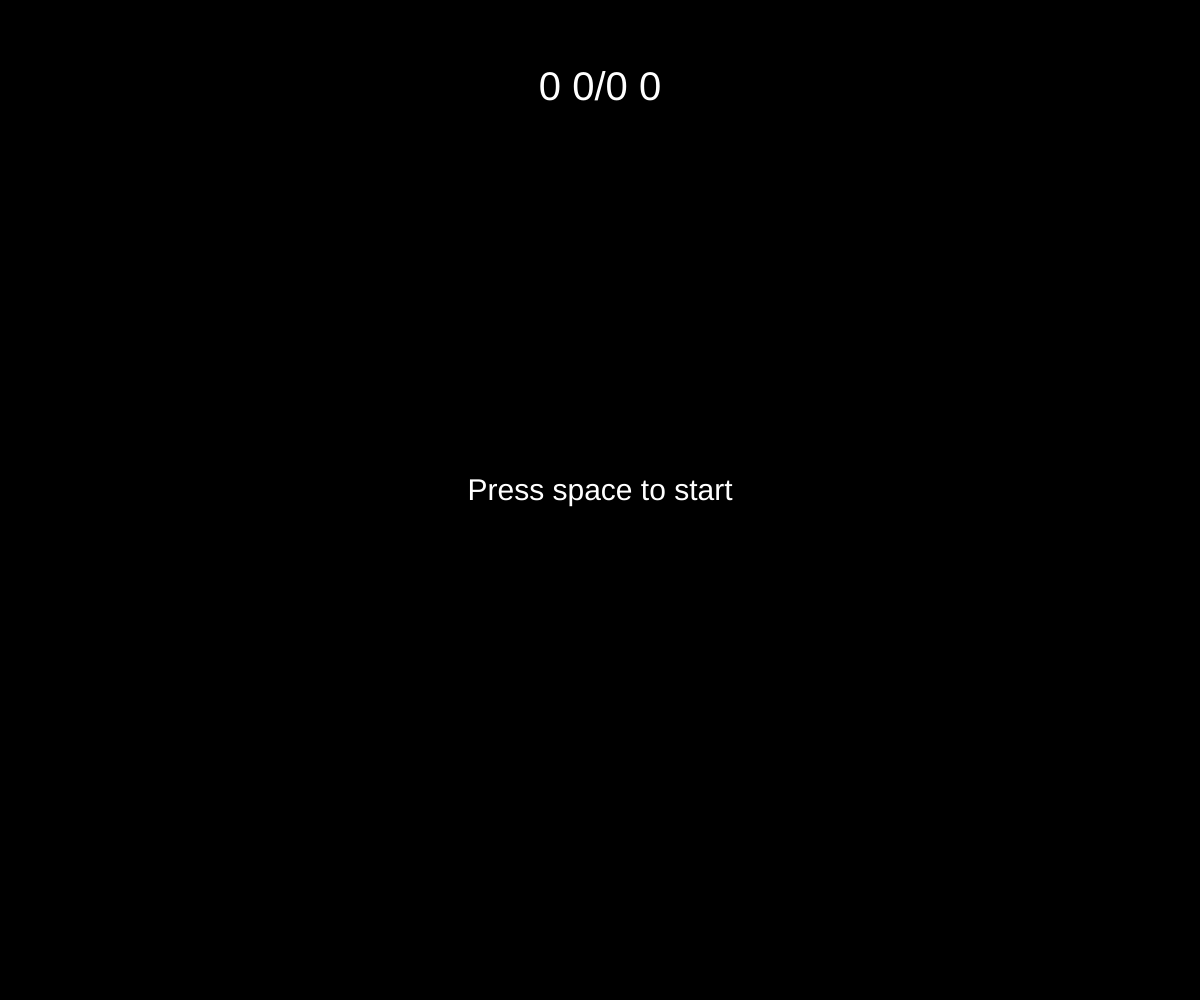
Frame 1 (no input)
Frame 60 (no input): identical to frame 1, image omitted
Frame 120 (the mouse pressed at the canvas centre since frame 60): identical to frame 1, image omitted

The p5.js sketch that drew this single still picture (run headless with seeded random() and noise() and a simulated clock; from frame 60 on, the mouse is pressed at the canvas centre):

// p5.js sketch
// ── sketch.js
// Hey there

// Parâmetros iniciais (sem loop)
// Initial parameters (no loop)
function setup(){
  gameOn = false;
  winner = 0;
  
  // Parâmetros da bola
  // Ball parameters
  ballX = window.innerWidth/2;
  ballY = window.innerHeight/2;
  ballR = 24;
  createCanvas(window.innerWidth, window.innerHeight);
  speedX = 3;
  speedY = 2;
  
  // Parâmetros dos jogadores
  // Player parameters
  leftUp = false;
  leftDown = false;
  rightUp = false;
  rightDown = false;
  
  widthLR = window.innerWidth/30;
  playerXL = window.innerWidth/10;
  playerXR = window.innerWidth*9/10;
  playerYL = (window.innerHeight-widthLR)/2;
  playerYR = (window.innerHeight-widthLR)/2;
  speedL = 5;
  speedR = 5;
  heightL = window.innerHeight/6;
  heightR = window.innerHeight/6;
  
  // Parâmetros do placar
  // Scoreboard parameters
  pontoL = 0;
  pontoR = 0;
  winL = 0;
  winR = 0;
  placar = pontoL + " " + winL +"/"+ winR + " " + pontoR;
}

// Em loop
// Looping
function draw() {
  background(0);
  
  drawPlacar();
  
  // Movimento dos jogadores
  // Player movement
  keyPressed = function(){
    // Esquerda
    if(keyCode==87){
      leftUp = true;
    }
    if(keyCode==83){
      leftDown = true;
    }
    // Direita
    if(keyCode==38){
      rightUp = true;
    }
    if(keyCode==40){
      rightDown = true;
    }
  }
  keyReleased = function(){
    // Esquerda
    if(keyCode==87){
        leftUp = false;
    }
    if(keyCode==83){
        leftDown = false;
    }
    // Direita
    if(keyCode==38){
      rightUp = false;
    }
    if(keyCode==40){
      rightDown = false;
    }
  }
  
  // Esquerda
  // Left
  if((leftUp==true)&&(playerYL>0)){
    playerYL -= speedL;
  }
  if((leftDown==true)&&(playerYL+heightL<window.innerHeight)){
    playerYL += speedL;
  }
  // Direita
  // Right
  if((rightUp==true)&&(playerYR>0)){
    playerYR -= speedR;
  }
  if((rightDown==true)&&(playerYR+heightR<window.innerHeight)){
    playerYR += speedR;
  }
  
  // Jogo correndo, telas de início e fim de jogo
  // Game going, game start and end screens
  if(gameOn==true){
    GoleiroEsquerdo = Goleiro(playerXL, playerYL, widthLR, heightL, 87, 83);
    GoleiroDireito = Goleiro(playerXR-widthLR, playerYR, widthLR, heightR, 38, 40);

    ball(ballX, ballY, 25);
  }
  else if(gameOn==false){
    if(winner==0){
      
      textAlign(CENTER);
      fill("#FFFFFF");
      textSize(30);
      text("Press space to start", window.innerWidth/2, window.innerHeight/2);
      
      keyPressed = gameStart();
    }
    else{
      if(winL>winR){
        winner = 1;
      }
      else if(winR>winL){
        winner = 2;
      }
      
      textSize(60);
      textAlign(CENTER);
      fill("#FFFFFF");
      text("P"+winner+" WINS!", window.innerWidth/2, window.innerHeight/2);
      textSize(30);
      text("Press space to restart", window.innerWidth/2, window.innerHeight/2+50);
      
      keyPressed = gameStart();
    }
  }
}

// Bola
// Ball
function ball(x, y, r){
  var ball = circle(x, y, r);
  ballX += speedX;
  ballY += speedY;
  
  collision();
}

// Objeto jogador
// Player object
function Goleiro(posX, posY, wid, hei, u, d){

  rect(posX, posY, wid, hei);
}

// Definições de colisão da bola
// Ball collision definitions
function collision(){
  // Colisão com as paredes
  // Wall collision
  if(ballX>=window.innerWidth-ballR/2){
    speedX *= -1;
    pontuacao("l", "parede");
  }
  else if(ballX<=ballR/2){
    speedX *= -1
    pontuacao("r", "parede");
  }
  // Colisão com o teto
  // Ceiling collision
  if((ballY>=window.innerHeight-ballR/2)||(ballY<=ballR/2)){
    speedY = speedY*-1
  }
  
  // Colisão com os jogadores
  // Player collision
  
  // Esquerdo
  // Left
  if((speedX<0)&&(ballX-12.5<=playerXL+widthLR)&&(ballX>=playerXL+widthLR)&&(ballY+12.5>=playerYL)&&(ballY-12.5<=playerYL+heightL)){
    speedX *= -1;
    pontuacao("l", "raquete");
  }
  if((speedX>0)&&(ballX+12.5>=playerXL)&&(ballX<=playerXL)&&(ballY+12.5>=playerYL)&&(ballY-12.5<=playerYL+heightL)){
    speedX *= -1;
  }
  // Direito
  // Right
  if((speedX>0)&&(ballX+12.5>=playerXR-widthLR)&&(ballX<=playerXR-widthLR)&&(ballY+12.5>=playerYR)&&(ballY-12.5<=playerYR+heightR)){
    speedX *= -1;
    pontuacao("r", "raquete");
  }
  if((speedX<0)&&(ballX-12.5<=playerXR)&&(ballX>=playerXR)&&(ballY+12.5>=playerYR)&&(ballY-12.5<=playerYR+heightR)){
     speedX *= -1;
     }
}

// Contador de pontuação
// Score counter
function pontuacao(goleiro, onde){
  var ponto;
  
  if(goleiro=="l"){
    if(onde=="parede"){
      ponto = 10;
      winL++;
      
      if(winL%2==0){
        heightL = heightL*3/4;
      }
    }
    else if(onde=="raquete"){
      ponto = 5;
    }
    ponto *= pow(10, ceil(winL/3));
    pontoL += ponto;
  }
  else if(goleiro=="r"){
    if(onde=="parede"){
      ponto = 10;
      winR++;
      
      if(winR%2==0){
        heightR = heightR*3/4;
      }
    }
    else if(onde=="raquete"){
      ponto = 5;
    }
    ponto *= pow(10, ceil(winR/3));
    pontoR += ponto;
  }
  placar = pontoL + " " + winL +"/"+ winR + " " + pontoR;
  ponto = 0;
  
  if(onde=="parede"){
    if((winR+winL)%5==0){
      if(speedX>0){
        speedX++;
      }
      else{
        speedX--;
      }
      if(speedY>0){
        speedY++;
      }
      else{
        speedY--;
      }
      speedL += 2;
      speedR += 2;
    }
  }
  
  if(winL==10){
    gameOn = false;
    winner = 1;
  }
  else if(winR==10){
    gameOn = false;
    winner = 2;
  }
}

// Desenhar o placar
// Draw scoreboard
function drawPlacar(){
  textSize(40);
  textAlign(CENTER);
  fill("#FFFFFF");
  text(placar, window.innerWidth/2, window.innerHeight/10);
}

// Iniciar jogo
// Start game
function gameStart(){
  if(keyCode==32){
    winner = 0;
    gameOn = true;
    winL = 0;
    winR = 0;
    pontoL = 0;
    pontoR = 0;

    playerYL = (window.innerHeight-widthLR)/2;
    playerYR = (window.innerHeight-widthLR)/2;
    speedL = 5;
    speedR = 5;
    heightL = window.innerHeight/6;
    heightR = window.innerHeight/6;

    ballX = window.innerWidth/2;
    ballY = window.innerHeight/2;
    speedX = 3;
    speedY = 2;


    placar = pontoL + " " + winL +"/"+ winR + " " + pontoR;
    drawPlacar();
  }
}
